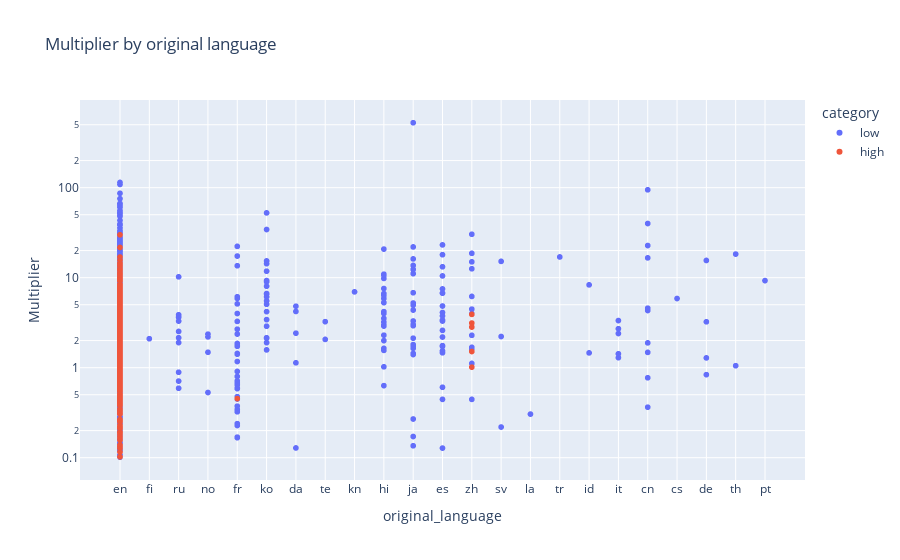

Here is the notebook cell this chart was saved with:
### Code cell
# Plot the multiplier vs original language 

fig = px.scatter(df, x='original_language', y='multiplier', color='category',
                 labels={'language': 'Original Language', 'multiplier': 'Multiplier'},
                 title='Multiplier by original language', log_y=True)

fig.show()

### Figure 1 — Plotly figure (JSON) as saved in the notebook; plotly's stock layout.template omitted (floating-point values rounded to 4 significant figures; data arrays with more than 128 entries replaced by an {"elided": "..."} marker saying what was removed)
{"data": [{"hovertemplate": "category=low<br>original_language=%{x}<br>Multiplier=%{y}<extra></extra>", "legendgroup": "low", "marker": {"color": "#636efa", "symbol": "circle"}, "mode": "markers", "name": "low", "showlegend": true, "type": "scattergl", "x": {"elided": "855 str values"}, "xaxis": "x", "y": {"elided": "855 float values"}, "yaxis": "y"}, {"hovertemplate": "category=high<br>original_language=%{x}<br>Multiplier=%{y}<extra></extra>", "legendgroup": "high", "marker": {"color": "#EF553B", "symbol": "circle"}, "mode": "markers", "name": "high", "showlegend": true, "type": "scattergl", "x": {"elided": "846 str values"}, "xaxis": "x", "y": {"elided": "846 float values"}, "yaxis": "y"}], "layout": {"legend": {"title": {"text": "category"}, "tracegroupgap": 0}, "title": {"text": "Multiplier by original language"}, "xaxis": {"anchor": "y", "domain": [0, 1], "title": {"text": "original_language"}}, "yaxis": {"anchor": "x", "domain": [0, 1], "title": {"text": "Multiplier"}, "type": "log"}}}
